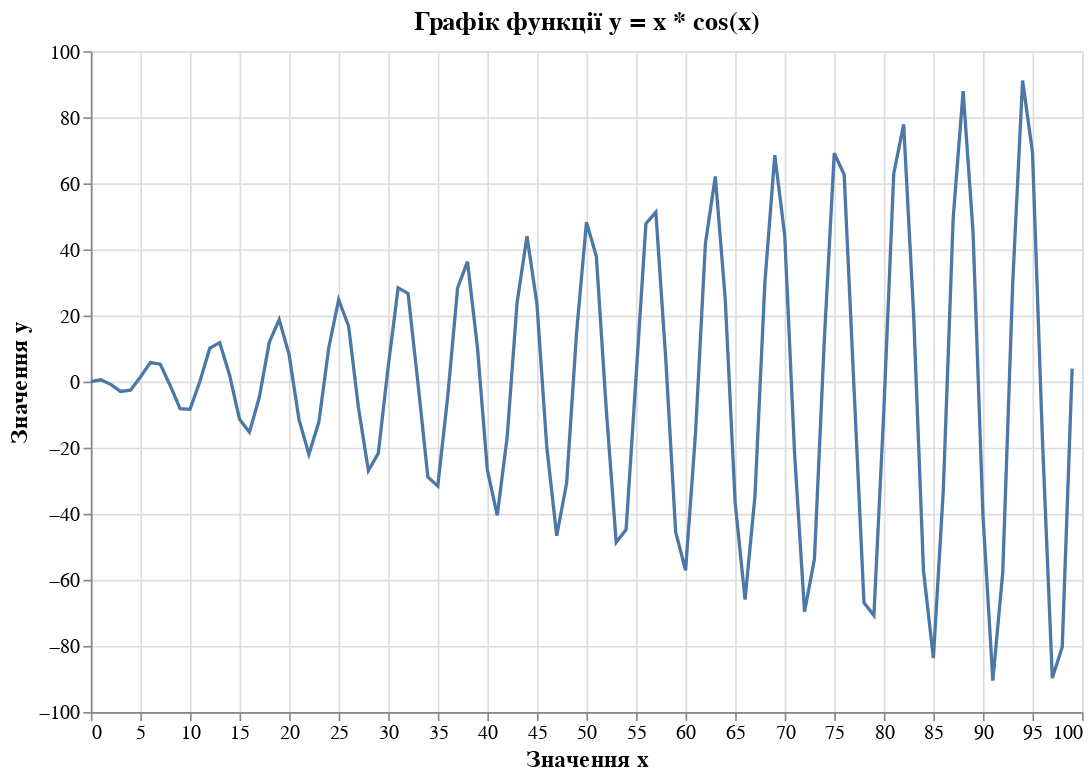

The notebook cell this image was saved under:
### Code cell
# 1. Побудуйте звичайну лінійну діаграму на основі  pd.DataFrame з двома стовпцями за допомогою бібліотеки Altair для функції y=xcosx для значень x в діапазоні від 0 до 99. 
import pandas as pd
import altair as alt
import numpy as np
x = np.arange(0, 100)
y = x * np.cos(x)
data = pd.DataFrame({'x': x, 'y': y})
chart = alt.Chart(data).mark_line().encode(
    x='x',
    y='y'
).properties(
    title='Графік функції y = x * cos(x)',
    width=600,
    height=400
).configure_axis(
    labelFontSize=12,
    titleFontSize=14
).configure_title(
    fontSize=16
)
chart = chart.encode(
    x=alt.X('x', axis=alt.Axis(title='Значення x')),
    y=alt.Y('y', axis=alt.Axis(title='Значення y'))
)
chart

### Figure 1 — Vega-Lite specification as saved in the notebook (floating-point values rounded to 4 significant figures)
{"config": {"view": {"continuousWidth": 300, "continuousHeight": 300}, "axis": {"labelFontSize": 12, "titleFontSize": 14}, "title": {"fontSize": 16}}, "data": {"name": "data-eee501264ffd05058e1d20415cd87925"}, "mark": {"type": "line"}, "encoding": {"x": {"axis": {"title": "Значення x"}, "field": "x", "type": "quantitative"}, "y": {"axis": {"title": "Значення y"}, "field": "y", "type": "quantitative"}}, "height": 400, "title": "Графік функції y = x * cos(x)", "width": 600, "$schema": "https://vega.github.io/schema/vega-lite/v5.15.1.json", "datasets": {"data-eee501264ffd05058e1d20415cd87925": [{"x": 0, "y": 0.0}, {"x": 1, "y": 0.5403}, {"x": 2, "y": -0.8323}, {"x": 3, "y": -2.97}, {"x": 4, "y": -2.615}, {"x": 5, "y": 1.418}, {"x": 6, "y": 5.761}, {"x": 7, "y": 5.277}, {"x": 8, "y": -1.164}, {"x": 9, "y": -8.2}, {"x": 10, "y": -8.391}, {"x": 11, "y": 0.04868}, {"x": 12, "y": 10.13}, {"x": 13, "y": 11.8}, {"x": 14, "y": 1.914}, {"x": 15, "y": -11.4}, {"x": 16, "y": -15.32}, {"x": 17, "y": -4.678}, {"x": 18, "y": 11.89}, {"x": 19, "y": 18.79}, {"x": 20, "y": 8.162}, {"x": 21, "y": -11.5}, {"x": 22, "y": -22.0}, {"x": 23, "y": -12.26}, {"x": 24, "y": 10.18}, {"x": 25, "y": 24.78}, {"x": 26, "y": 16.82}, {"x": 27, "y": -7.888}, {"x": 28, "y": -26.95}, {"x": 29, "y": -21.69}, {"x": 30, "y": 4.628}, {"x": 31, "y": 28.36}, {"x": 32, "y": 26.7}, {"x": 33, "y": -0.4381}, {"x": 34, "y": -28.85}, {"x": 35, "y": -31.63}, {"x": 36, "y": -4.607}, {"x": 37, "y": 28.32}, {"x": 38, "y": 36.29}, {"x": 39, "y": 10.4}, {"x": 40, "y": -26.68}, {"x": 41, "y": -40.48}, {"x": 42, "y": -16.8}, {"x": 43, "y": 23.87}, {"x": 44, "y": 43.99}, {"x": 45, "y": 23.64}, {"x": 46, "y": -19.88}, {"x": 47, "y": -46.64}, {"x": 48, "y": -30.73}, {"x": 49, "y": 14.73}, {"x": 50, "y": 48.25}, {"x": 51, "y": 37.85}, {"x": 52, "y": -8.476}, {"x": 53, "y": -48.67}, {"x": 54, "y": -44.78}, {"x": 55, "y": 1.217}, {"x": 56, "y": 47.78}, {"x": 57, "y": 51.29}, {"x": 58, "y": 6.912}, {"x": 59, "y": -45.49}, {"x": 60, "y": -57.14}, {"x": 61, "y": -15.74}, {"x": 62, "y": 41.76}, {"x": 63, "y": 62.11}, {"x": 64, "y": 25.08}, {"x": 65, "y": -36.56}, {"x": 66, "y": -65.98}, {"x": 67, "y": -34.69}, {"x": 68, "y": 29.93}, {"x": 69, "y": 68.54}, {"x": 70, "y": 44.33}, {"x": 71, "y": -21.94}, {"x": 72, "y": -69.64}, {"x": 73, "y": -53.74}, {"x": 74, "y": 12.71}, {"x": 75, "y": 69.13}, {"x": 76, "y": 62.65}, {"x": 77, "y": -2.385}, {"x": 78, "y": -66.91}, {"x": 79, "y": -70.78}, {"x": 80, "y": -8.831}, {"x": 81, "y": 62.91}, {"x": 82, "y": 77.87}, {"x": 83, "y": 20.71}, {"x": 84, "y": -57.12}, {"x": 85, "y": -83.67}, {"x": 86, "y": -33.0}, {"x": 87, "y": 49.57}, {"x": 88, "y": 87.94}, {"x": 89, "y": 45.41}, {"x": 90, "y": -40.33}, {"x": 91, "y": -90.49}, {"x": 92, "y": -57.63}, {"x": 93, "y": 29.52}, {"x": 94, "y": 91.13}, {"x": 95, "y": 69.37}, {"x": 96, "y": -17.32}, {"x": 97, "y": -89.74}, {"x": 98, "y": -80.29}, {"x": 99, "y": 3.942}]}}
